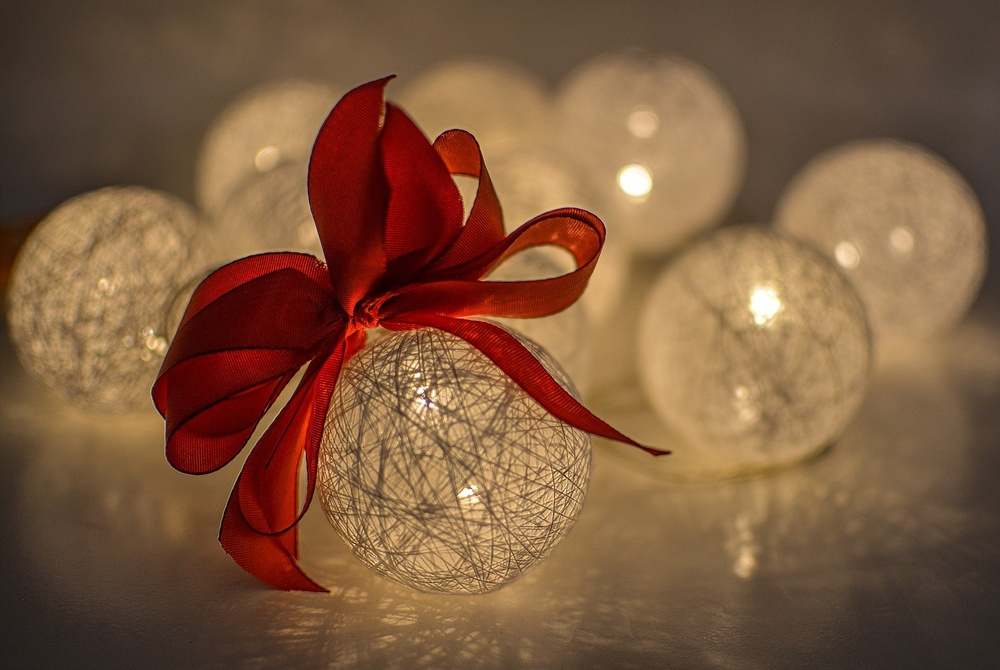
#> input picture python/dataimage/211213/aa.jpg, 1000 x 670 px, shrunk from 1920 x 1286 before the run
$ python ex05.py
#> lines starting #> are read from the running program, lines starting #| are printed output that depends on the picture
import cv2

img = cv2.imread('aa.jpg')
#> img is the input picture: shape (670, 1000, 3); mean B, G, R 61.4, 89.2, 126

# [7 lines of commented-out code are left out]

cv2.imshow('img', img[:,:,0])
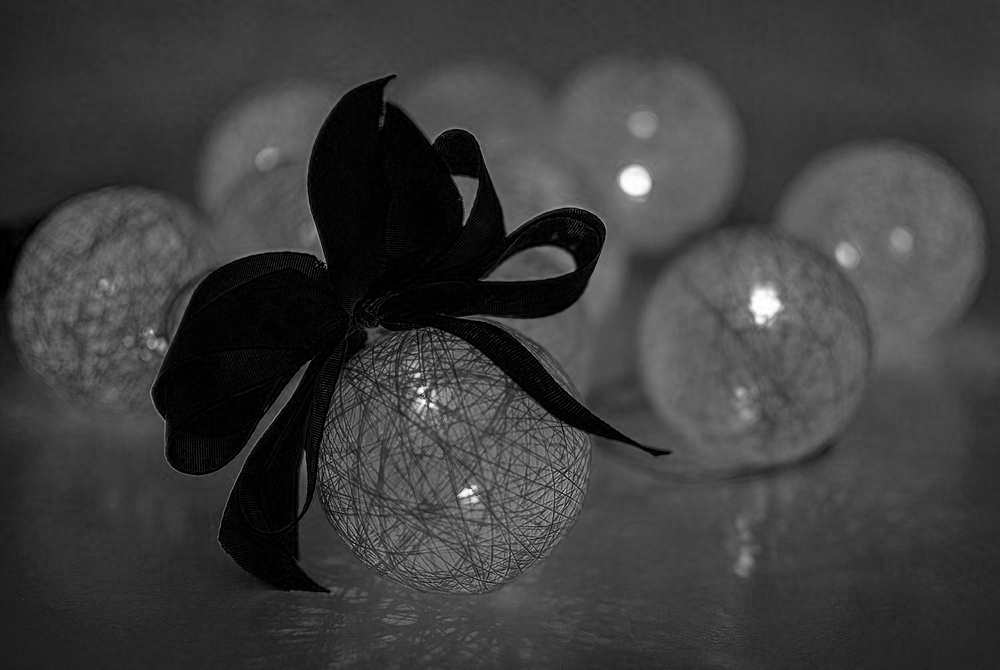
#> window 'img': shape (670, 1000); min 0, max 255, mean 61.4
cv2.waitKey(0)

img[:,:,0] = 0  # 파란색 부분 제거
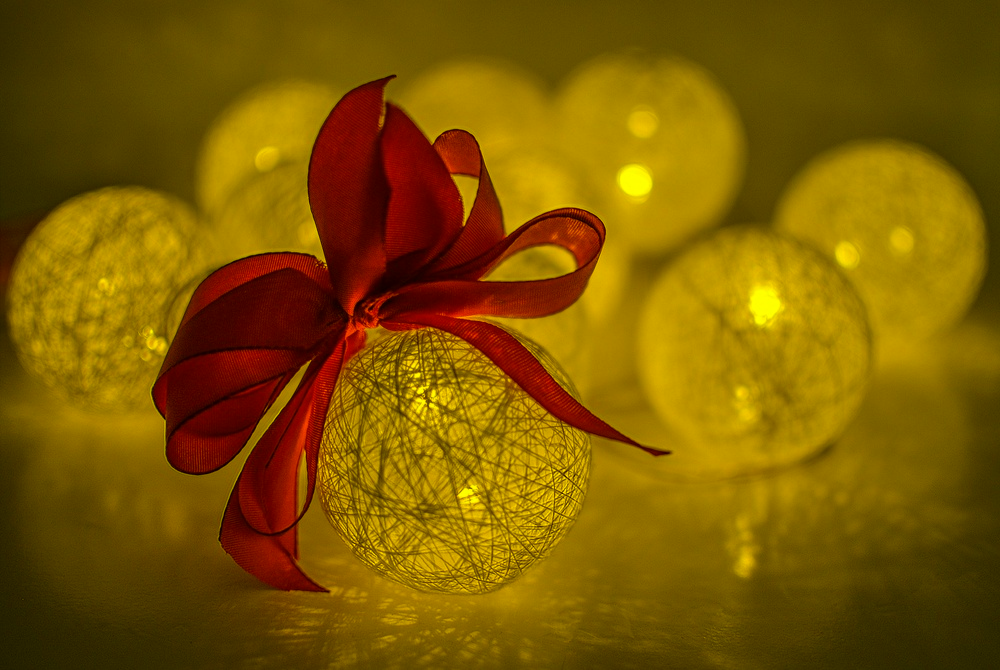
#> img: shape (670, 1000, 3); mean B, G, R 0, 89.2, 126
cv2.imshow('img',img)
cv2.waitKey(0)
